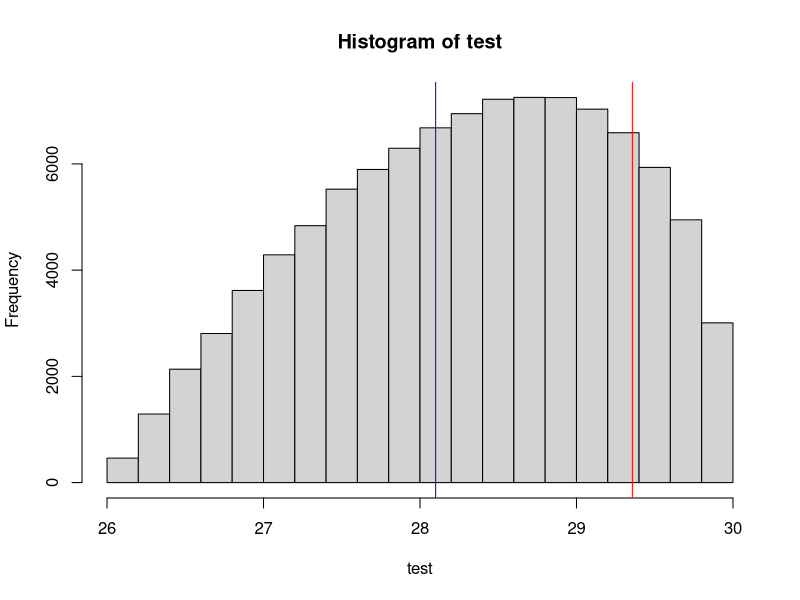

Recreate this plot in R.
# Calculates generation interval
# following Fenner (2005) doi:10.1002/ajpa.20188
# data from Howell (1979) & Binford (2001) as reported in Fenner (2005)

Mf <- 0.6/100 # percentage of the female hunter-gatherer reproductive population that dies annually (Dobe Ju/’hoansi)
Mm <- Mf      # percentage of the male hunter-gatherer reproductive population that dies annually (Dobe Ju/’hoansi)
Ff  <- 21.4  # Mean maternal age at first birth (Dobe Ju/’hoansi)
Fl  <- 34.4  # Mean maternal age at last birth (Dobe Ju/’hoansi)
Dhg <- mean(c(8.0,6.0,2.5)) # Hunter-gatherer male/female age differential at first marriage (!kung)

If <- numeric() 
for (i in seq(Ff,Fl,1)){
  If <- c(If, i*(1 - Mf*(i-Ff)))
}
If <- sum(If)/(Fl-Ff+1)

Im <- numeric()
for (i in seq(Ff+Dhg,Fl+Dhg,1)){
  Im <- c(Im, i*(1 - Mm*(i-(Ff+Dhg))))
}
Im <- sum(Im)/(Fl-Ff+1)

Ih <- mean(c(Im,If))

print(paste("If =",If,"; Im =",Im,"; Ih =",Ih))

rscaledbeta <- function(n,shape1,shape2,lower_limit,upper_limit){
  return((upper_limit-lower_limit)*rbeta(n,shape1,shape2) + lower_limit)
}

# Generation interval estimated from aDNA and diverge to Neanderthal
# from Moorjani et al (2016) is estimated to be:
lower_limit <- 26
upper_limit <- 30

Moorjani_estimate <- 28.1  # from Moorjani et al (2016)

target_mode <- mean(c(Moorjani_estimate,Ih))
target_mode <- (target_mode-lower_limit)/(upper_limit-lower_limit)

shape1 <- 2 # value somehow subjective; gives sd values larger to error estimate in Moorjani et al (2016)
shape2 <- (shape1-1)/target_mode - shape1 + 2

(upper_limit-lower_limit)*shape1/(shape1+shape2) + lower_limit           # expected_mean 
(upper_limit-lower_limit)*(shape1-1/3)/(shape1+shape2-2/3) + lower_limit # expected_median
(upper_limit-lower_limit)*(shape1-1)/(shape1+shape2-2) + lower_limit     # expected mode

test <- rscaledbeta(100000,shape1,shape2,lower_limit,upper_limit)
hist(test)
abline(v=Ih,col="red")
abline(v=Moorjani_estimate,col="blue")
sd(test)
var(test)
